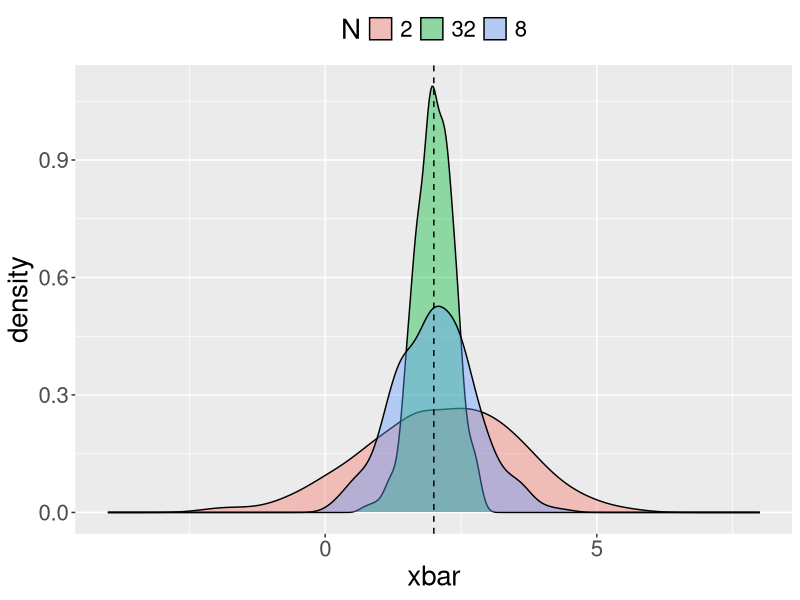
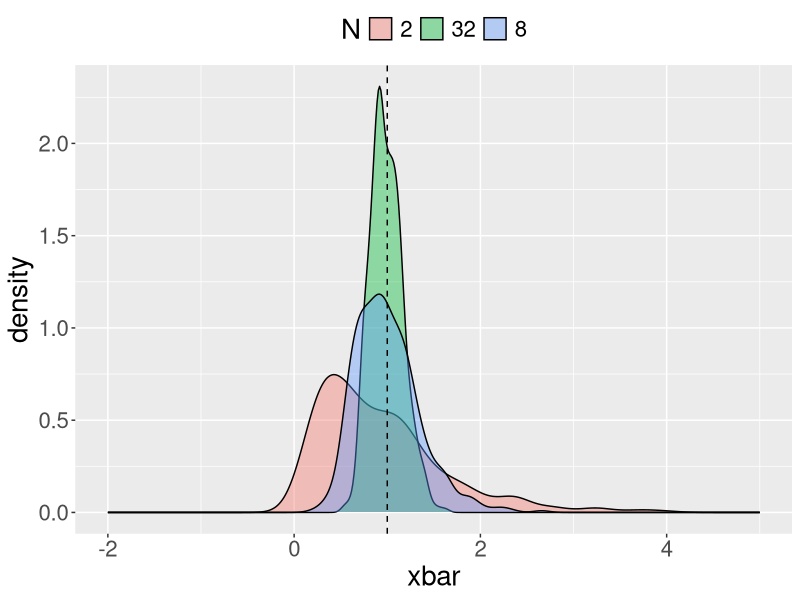

These charts were generated, in order, by the following R code:
## ---- chunk 1
library(tidyverse)
## ---- chunk 2
pop_mean <- 2
pop_sd <- 2

M = 500

N = 2
xbar = NA
for(i in 1:M){
  xbar[i] <- mean(rnorm(N, mean = pop_mean, sd = pop_sd))
}
xbar_df <- data.frame('xbar' = xbar, 'N' = as.character(N))

N = 8
xbar = NA
for(i in 1:M){
  xbar[i] <- mean(rnorm(N, mean = pop_mean, sd = pop_sd))
}
xbar_df <-xbar_df %>% 
  bind_rows(data.frame('xbar' = xbar, 'N' = as.character(N)))


N = 32
xbar = NA
for(i in 1:M){
  xbar[i] <- mean(rnorm(N, mean = pop_mean, sd = pop_sd))
}
xbar_df <-xbar_df %>% 
  bind_rows(data.frame('xbar' = xbar, 'N' = as.character(N)))

p <- ggplot(xbar_df, aes(x = xbar, fill = N)) + geom_density(alpha = 0.4)

p + theme(legend.position = 'top', 
          text = element_text(size=20)) + xlim(c(-4, 8)) + 
  geom_vline(xintercept = pop_mean, linetype = 'dashed')

## ---- chunk 3
r = 1
M = 500

N = 2
xbar = NA
for(i in 1:M){
  xbar[i] <- mean(rexp(N, rate = r))
}
xbar_df <- data.frame('xbar' = xbar, 'N' = as.character(N))

N = 8
xbar = NA
for(i in 1:M){
  xbar[i] <- mean(rexp(N, rate = r))
}
xbar_df <-xbar_df %>% 
  bind_rows(data.frame('xbar' = xbar, 'N' = as.character(N)))

N = 32
xbar = NA
for(i in 1:M){
  xbar[i] <- mean(rexp(N, rate = r))
}
xbar_df <-xbar_df %>% 
  bind_rows(data.frame('xbar' = xbar, 'N' = as.character(N)))

p <- ggplot(xbar_df, aes(x = xbar, fill = N)) + geom_density(alpha = 0.4)

p + theme(legend.position = 'top', 
          text = element_text(size=20)) + xlim(c(-2, 5)) +
  geom_vline(xintercept = 1/r, linetype = 'dashed')

